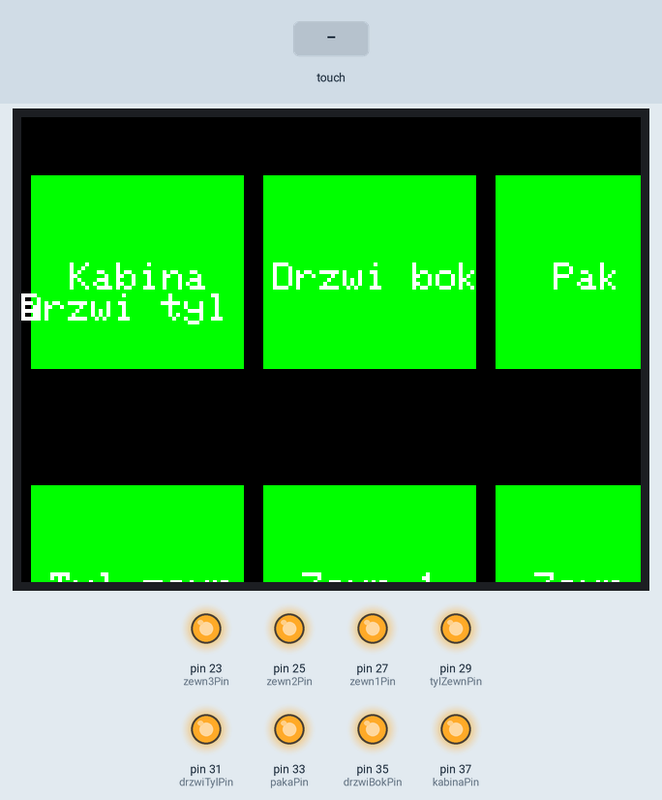
Simulated run of this sketch. Board: Arduino Mega 2560, built with avr-gcc and run on an emulated ATmega2560. On the bench: 320×240 colour display, output pins drawn as LEDs (lit = HIGH). The inputs (shaded band) are chosen by the test bench.

Above: at 1.4 s.
1.5 s: touch panel pressed at 13 % / 10 % of its raw x / y range
At 2.5 s:
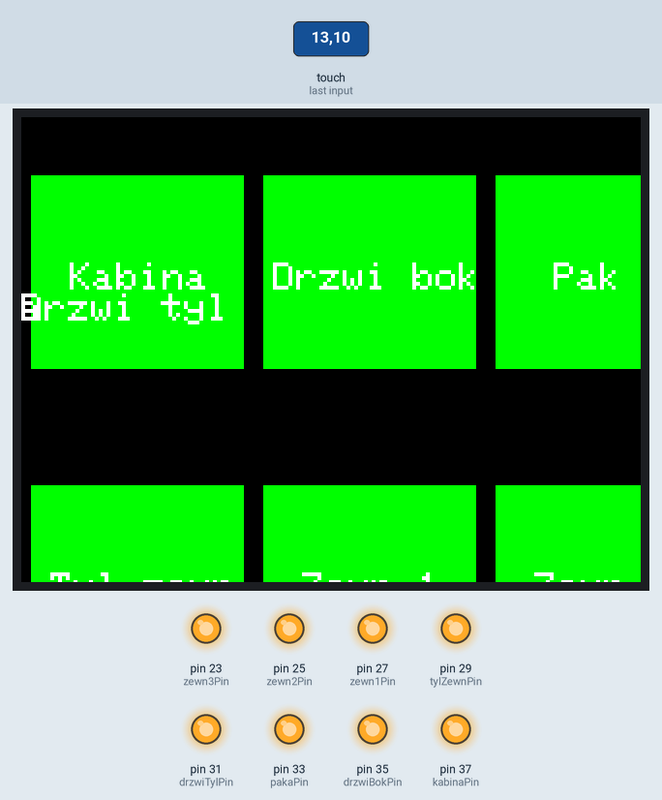
3.1 s: touch panel pressed at 62 % / 50 % of its raw x / y range
At 4.4 s:
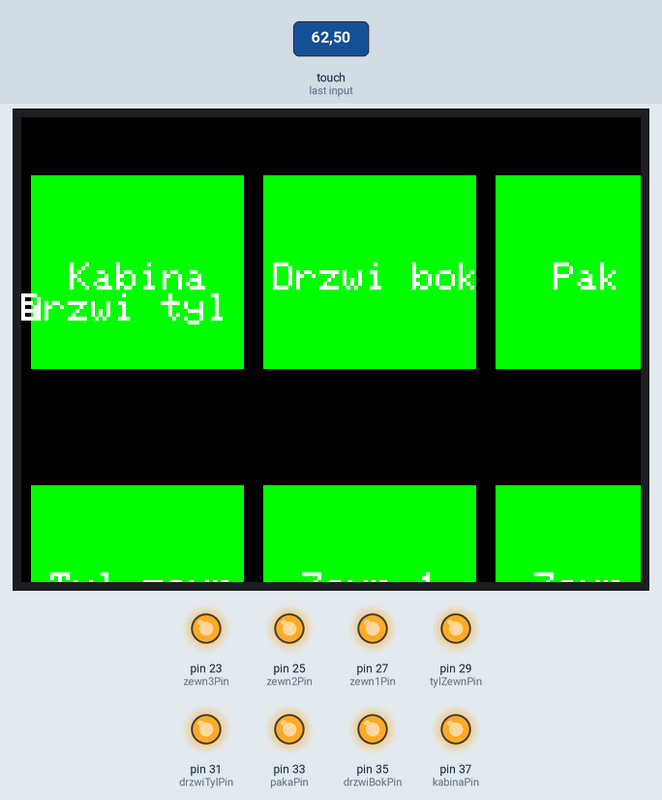
4.7 s: touch panel pressed at 62 % / 10 % of its raw x / y range
At 5.5 s:
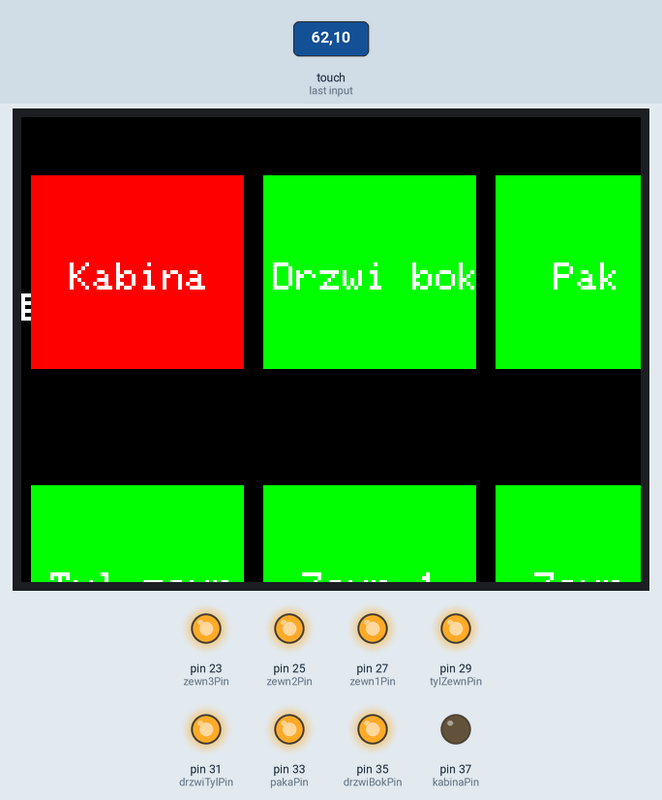
6.2 s: touch panel pressed at 13 % / 30 % of its raw x / y range
At 7.3 s:
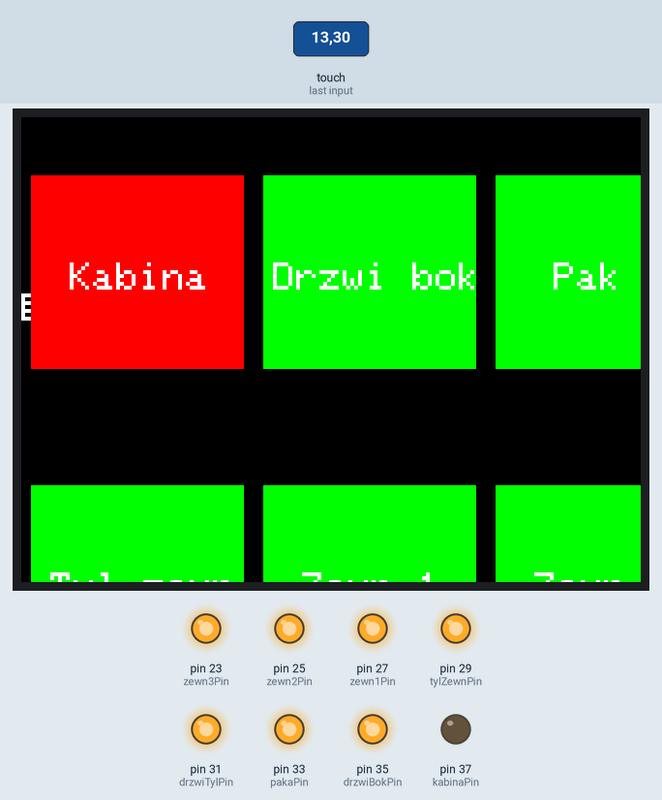
7.8 s: touch panel pressed at 62 % / 90 % of its raw x / y range
9.5 s: touch panel pressed at 13 % / 50 % of its raw x / y range
At 11.0 s:
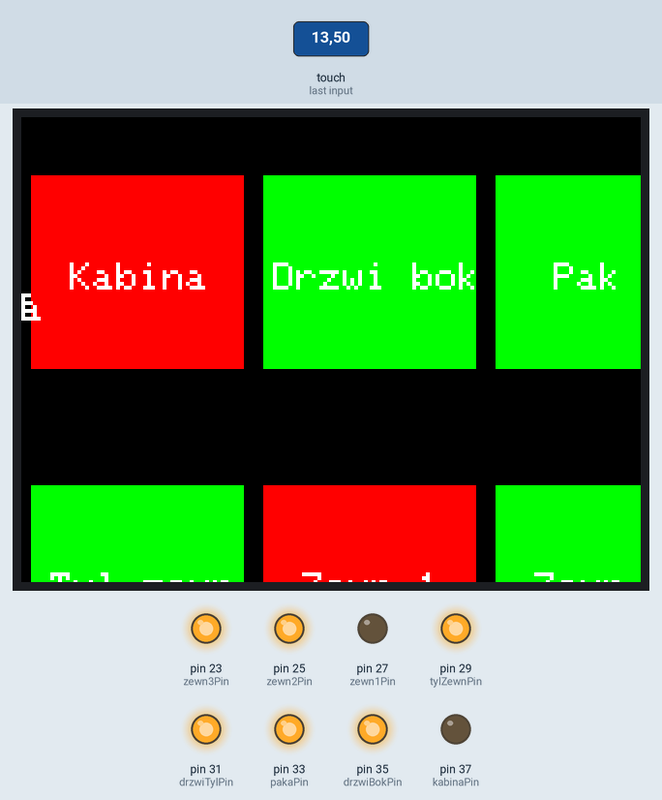
Timing chart, 0 to 12.1 s (numbered marks = the images above; inputs shaded):
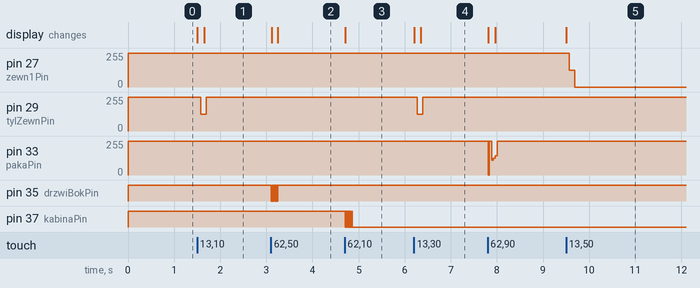

Measured:
- after the input at 1.5 s, pin 29 (tylZewnPin): 255/255 → 124/255 after 0.07 s, → 255/255 0.12 s later; the display: first changes at once (image 1 shows a later state)
- after the input at 3.1 s, pin 35 (drzwiBokPin): alternates HIGH for 0.01 s and LOW for 0.01 s, 12 changes in all, then stays HIGH, starting at once; the display: first changes at once (image 2 shows a later state)
- after the input at 4.7 s, pin 37 (kabinaPin): alternates HIGH for 0.01 s and LOW for 0.01 s, 13 changes in all, then stays LOW, starting at once; the display: changes at once (image 3)
- after the input at 6.2 s, pin 29 (tylZewnPin): 255/255 → 124/255 after 0.07 s, → 255/255 0.12 s later; the display: first changes at once (image 4 shows a later state)
- after the input at 9.5 s, pin 27 (zewn1Pin): 255/255 → 127/255 after 0.07 s, → 0/255 0.12 s later; the display: changes at once (image 5)

The sketch:

ArduinoWy_wieltacz.ino
```cpp
#include <MCUFRIEND_kbv.h>
MCUFRIEND_kbv tft;
#include <TouchScreen.h>

const int XP=9,XM=A3,YP=A2,YM=8;
const int TS_LEFT=136,TS_RT=907,TS_TOP=110,TS_BOT=942;

TouchScreen ts = TouchScreen(XP,YP,XM,YM,300);
TSPoint tp;

#define MINPRESSURE 50
#define MAXPRESSURE 1000
#define BLACK 0x0000
#define GREEN 0x07E0
#define RED 0xF800
#define WHITE 0xFFFF

bool kabina = false;
bool drzwiBok = false;
bool paka = false;
bool drzwiTyl = false;
bool tylZewn = false;
bool zewn1 = false;
bool zewn2 = false;
bool zewn3 = false;

const int kabinaPin = 37;
const int drzwiBokPin = 35;
const int pakaPin = 33;
const int drzwiTylPin = 31;
const int tylZewnPin = 29;
const int zewn1Pin = 27;
const int zewn2Pin = 25;
const int zewn3Pin = 23;

int16_t BUTTONWIDTH = 110;
int16_t BUTTONHEIGHT = 100;
int16_t SPACEVERTICAL = 10;
int16_t SPACEHORIZONTAL = 60;
int16_t ID;

//extern uint8_t logoFord[];

//void show_logo(int16_t x, int16_t y, const uint8_t *bitmap, int16_t w, int16_t h, uint16_t color)
//{
//  int16_t i,j,byteWidth = (w + 7) / 8;
//  uint8_t byte;
//
//  for(j=0;j<h;j++){
//    for(i=0;i<w;i++){
//      if(i & 7) byte <<= 1;
//      else byte = pgm_read_byte(bitmap + j * byteWidth + i / 8);
//      if(byte & 0x80) tft.drawPixel(x+i, y+j, color);
//    }
//  }
//}

void setup(void) {
  // put your setup code here, to run once:
  pinMode(kabinaPin, OUTPUT);
  pinMode(drzwiBokPin, OUTPUT);
  pinMode(pakaPin, OUTPUT);
  pinMode(drzwiTylPin, OUTPUT);
  pinMode(tylZewnPin, OUTPUT);
  pinMode(zewn1Pin, OUTPUT);
  pinMode(zewn2Pin, OUTPUT);
  pinMode(zewn3Pin, OUTPUT);

  digitalWrite(kabinaPin, HIGH);
  digitalWrite(drzwiBokPin, HIGH);
  digitalWrite(pakaPin, HIGH);
  digitalWrite(drzwiTylPin, HIGH);
  digitalWrite(tylZewnPin, HIGH);
  digitalWrite(zewn1Pin, HIGH);
  digitalWrite(zewn2Pin, HIGH);
  digitalWrite(zewn3Pin, HIGH);

  int16_t tmp;

  tft.reset();
  ID = tft.readID();
  tft.begin(ID);
  Serial.begin(9600);
  tft.setRotation(1);
//  tft.fillScreen(WHITE);
//  show_logo(0,0,logoFord,480,320,BLACK);
  tft.fillScreen(BLACK);
  tft.fillRect(SPACEVERTICAL / 2, SPACEHORIZONTAL / 2, BUTTONWIDTH, BUTTONHEIGHT, GREEN);
  tft.fillRect((SPACEVERTICAL * 1.5) + BUTTONWIDTH, SPACEHORIZONTAL / 2, BUTTONWIDTH, BUTTONHEIGHT, GREEN);
  tft.fillRect((SPACEVERTICAL * 2.5) + (BUTTONWIDTH * 2), SPACEHORIZONTAL / 2, BUTTONWIDTH, BUTTONHEIGHT, GREEN);
  tft.fillRect((SPACEVERTICAL * 3.5) + (BUTTONWIDTH * 3), SPACEHORIZONTAL / 2, BUTTONWIDTH, BUTTONHEIGHT, GREEN);
  tft.fillRect(SPACEVERTICAL / 2, (SPACEHORIZONTAL * 1.5) + BUTTONHEIGHT, BUTTONWIDTH, BUTTONHEIGHT, GREEN);
  tft.fillRect((SPACEVERTICAL * 1.5) + BUTTONWIDTH, (SPACEHORIZONTAL * 1.5) + BUTTONHEIGHT, BUTTONWIDTH, BUTTONHEIGHT, GREEN);
  tft.fillRect((SPACEVERTICAL * 2.5) + (BUTTONWIDTH * 2), (SPACEHORIZONTAL * 1.5) + BUTTONHEIGHT, BUTTONWIDTH, BUTTONHEIGHT, GREEN);
  tft.fillRect((SPACEVERTICAL * 3.5) + (BUTTONWIDTH * 3), (SPACEHORIZONTAL * 1.5) + BUTTONHEIGHT, BUTTONWIDTH, BUTTONHEIGHT, GREEN);
  tft.setCursor(25,75);
  tft.setTextSize(2);
  tft.print(F("Kabina"));
  tft.setCursor(130,75);
  tft.print(F("Drzwi bok"));
  tft.setCursor(275,75);
  tft.print(F("Paka"));
  tft.setCursor(370,75);
  tft.print(F("Drzwi tyl"));
  tft.setCursor(15,235);
  tft.print(F("Tyl zewn"));
  tft.setCursor(145,235);
  tft.print(F("Zewn 1"));
  tft.setCursor(265,235);
  tft.print(F("Zewn 2"));
  tft.setCursor(385,235);
  tft.print(F("Zewn 3"));
}

void loop() {
  // put your main code here, to run repeatedly:
  uint16_t xpos,ypos;
  tp = ts.getPoint();
  pinMode(XM, OUTPUT);
  pinMode(YP, OUTPUT);

  if(tp.z > MINPRESSURE && tp.z < MAXPRESSURE) {
    xpos = map(tp.y,TS_TOP,TS_BOT,0,tft.width());
    ypos = map(tp.x,TS_RT,TS_LEFT,0,tft.height());
    if(ypos > 30 && ypos < 130){
      if(xpos > 5 && xpos < 115){
        if(!kabina){
          tft.fillRect(SPACEVERTICAL / 2, SPACEHORIZONTAL / 2, BUTTONWIDTH, BUTTONHEIGHT, RED);
          kabina = true;
          digitalWrite(kabinaPin, LOW);
        } else {
          tft.fillRect(SPACEVERTICAL / 2, SPACEHORIZONTAL / 2, BUTTONWIDTH, BUTTONHEIGHT, GREEN);
          kabina = false;
          digitalWrite(kabinaPin, HIGH);
        }
        tft.setCursor(25,75);
        tft.print(F("Kabina"));
      } else if(xpos > 125 && xpos < 235){
        if(!drzwiBok){
          tft.fillRect((SPACEVERTICAL * 1.5) + BUTTONWIDTH, SPACEHORIZONTAL / 2, BUTTONWIDTH, BUTTONHEIGHT, RED);
          drzwiBok = true;
          digitalWrite(drzwiBokPin, LOW);
        } else {
          tft.fillRect((SPACEVERTICAL * 1.5) + BUTTONWIDTH, SPACEHORIZONTAL / 2, BUTTONWIDTH, BUTTONHEIGHT, GREEN);
          drzwiBok = false;
          digitalWrite(drzwiBokPin, HIGH);
        }
        tft.setCursor(130,75);
        tft.print(F("Drzwi bok"));
      } else if(xpos > 245 && xpos < 355){
        if(!paka){
         tft.fillRect((SPACEVERTICAL * 2.5) + (BUTTONWIDTH * 2), SPACEHORIZONTAL / 2, BUTTONWIDTH, BUTTONHEIGHT, RED);
         paka = true;
         digitalWrite(pakaPin, LOW);
        } else {
          tft.fillRect((SPACEVERTICAL * 2.5) + (BUTTONWIDTH * 2), SPACEHORIZONTAL / 2, BUTTONWIDTH, BUTTONHEIGHT, GREEN);
          paka = false;
          digitalWrite(pakaPin, HIGH);
        }
        tft.setCursor(275,75);
        tft.print(F("Paka"));
      } else if(xpos > 365 && xpos < 475){
        if(!drzwiTyl){
         tft.fillRect((SPACEVERTICAL * 3.5) + (BUTTONWIDTH * 3), SPACEHORIZONTAL / 2, BUTTONWIDTH, BUTTONHEIGHT, RED);
         drzwiTyl = true;
         digitalWrite(drzwiTylPin, LOW);
        } else {
          tft.fillRect((SPACEVERTICAL * 3.5) + (BUTTONWIDTH * 3), SPACEHORIZONTAL / 2, BUTTONWIDTH, BUTTONHEIGHT, GREEN);
          drzwiTyl = false;
          digitalWrite(drzwiTylPin, HIGH);
        }
        tft.setCursor(370,75);
        tft.print(F("Drzwi tyl"));
      }
    } else if(ypos > 190 && ypos < 290){
      if(xpos > 5 && xpos < 115){
        if(!tylZewn){
         tft.fillRect(SPACEVERTICAL / 2, (SPACEHORIZONTAL * 1.5) + BUTTONHEIGHT, BUTTONWIDTH, BUTTONHEIGHT, RED);
         tylZewn = true;
         digitalWrite(tylZewnPin, LOW);
        } else {
          tft.fillRect(SPACEVERTICAL / 2, (SPACEHORIZONTAL * 1.5) + BUTTONHEIGHT, BUTTONWIDTH, BUTTONHEIGHT, GREEN);
          tylZewn = false;
          digitalWrite(tylZewnPin, HIGH);
        }
        tft.setCursor(15,235);
        tft.print(F("Tyl zewn"));
      } else if(xpos > 125 && xpos < 235){
        if(!zewn1){
         tft.fillRect((SPACEVERTICAL * 1.5) + BUTTONWIDTH, (SPACEHORIZONTAL * 1.5) + BUTTONHEIGHT, BUTTONWIDTH, BUTTONHEIGHT, RED);
         zewn1 = true;
         digitalWrite(zewn1Pin, LOW);
        } else {
          tft.fillRect((SPACEVERTICAL * 1.5) + BUTTONWIDTH, (SPACEHORIZONTAL * 1.5) + BUTTONHEIGHT, BUTTONWIDTH, BUTTONHEIGHT, GREEN);
          zewn1 = false;
          digitalWrite(zewn1Pin, HIGH);
        }
         tft.setCursor(145,235);
         tft.print(F("Zewn 1"));
      } else if(xpos > 245 && xpos < 355){
        if(!zewn2){
         tft.fillRect((SPACEVERTICAL * 2.5) + (BUTTONWIDTH * 2), (SPACEHORIZONTAL * 1.5) + BUTTONHEIGHT, BUTTONWIDTH, BUTTONHEIGHT, RED);
         zewn2 = true;
         digitalWrite(zewn2Pin, LOW);
        } else {
          tft.fillRect((SPACEVERTICAL * 2.5) + (BUTTONWIDTH * 2), (SPACEHORIZONTAL * 1.5) + BUTTONHEIGHT, BUTTONWIDTH, BUTTONHEIGHT, GREEN);
          zewn2 = false;
          digitalWrite(zewn2Pin, HIGH);
        }
        tft.setCursor(265,235);
        tft.print(F("Zewn 2"));
      } else if(xpos > 365 && xpos < 475){
        if(!zewn3){
          tft.fillRect((SPACEVERTICAL * 3.5) + (BUTTONWIDTH * 3), (SPACEHORIZONTAL * 1.5) + BUTTONHEIGHT, BUTTONWIDTH, BUTTONHEIGHT, RED);
          zewn3 = true;
          digitalWrite(zewn3Pin, LOW);
        } else {
          tft.fillRect((SPACEVERTICAL * 3.5) + (BUTTONWIDTH * 3), (SPACEHORIZONTAL * 1.5) + BUTTONHEIGHT, BUTTONWIDTH, BUTTONHEIGHT, GREEN);
          zewn3 = false;
          digitalWrite(zewn3Pin, HIGH);
        }
        tft.setCursor(385,235);
        tft.print(F("Zewn 3"));
      }
    }
  }

}
```

Source omitted: logo.c.ino (data table, 118871 bytes)
